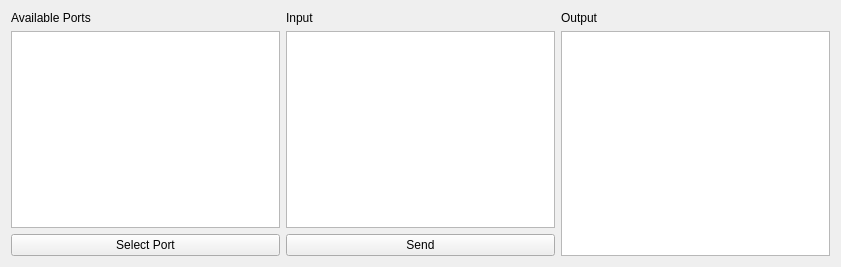
<?xml version="1.0" encoding="UTF-8"?>
<ui version="4.0">
 <class>CAN</class>
 <widget class="QWidget" name="CAN">
  <property name="geometry">
   <rect>
    <x>0</x>
    <y>0</y>
    <width>841</width>
    <height>267</height>
   </rect>
  </property>
  <property name="minimumSize">
   <size>
    <width>841</width>
    <height>267</height>
   </size>
  </property>
  <property name="maximumSize">
   <size>
    <width>16777215</width>
    <height>16777215</height>
   </size>
  </property>
  <property name="windowTitle">
   <string>Form</string>
  </property>
  <layout class="QGridLayout" name="gridLayout">
   <item row="0" column="0">
    <layout class="QHBoxLayout" name="horizontalLayout">
     <item>
      <layout class="QVBoxLayout" name="verticalLayout">
       <item>
        <widget class="QLabel" name="label_2">
         <property name="text">
          <string>Available Ports</string>
         </property>
        </widget>
       </item>
       <item>
        <widget class="QListWidget" name="listWidget"/>
       </item>
       <item>
        <widget class="QPushButton" name="pushButton_2">
         <property name="text">
          <string>Select Port</string>
         </property>
        </widget>
       </item>
      </layout>
     </item>
     <item>
      <layout class="QVBoxLayout" name="verticalLayout_3">
       <item>
        <widget class="QLabel" name="label_3">
         <property name="text">
          <string>Input </string>
         </property>
        </widget>
       </item>
       <item>
        <widget class="QTextEdit" name="textEdit_2"/>
       </item>
       <item>
        <widget class="QPushButton" name="pushButton_3">
         <property name="text">
          <string>Send</string>
         </property>
        </widget>
       </item>
      </layout>
     </item>
     <item>
      <layout class="QVBoxLayout" name="verticalLayout_2">
       <item>
        <widget class="QLabel" name="label">
         <property name="text">
          <string>Output</string>
         </property>
        </widget>
       </item>
       <item>
        <widget class="QTextEdit" name="textEdit"/>
       </item>
      </layout>
     </item>
    </layout>
   </item>
  </layout>
 </widget>
 <resources/>
 <connections/>
</ui>
